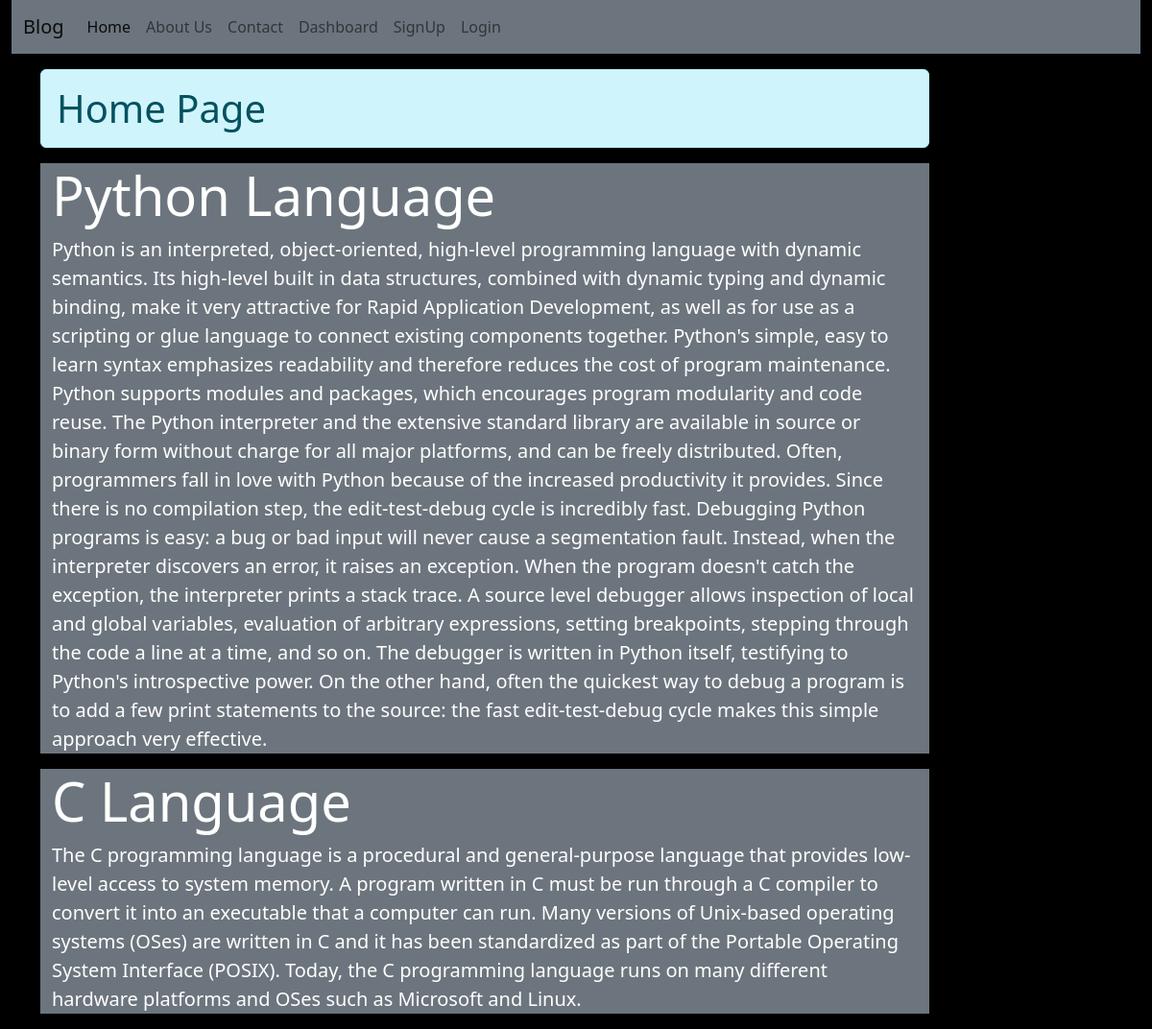
The page / on the database its author committed.
### blog/models.py (models this page shows)
class Post(models.Model):
    title = models.CharField(max_length=255)
    description = models.TextField()

### blog/views.py (the view)
# urls.py: 2. Add a URL to urlpatterns:  path('', views.home, name='home')
def home(request):
    post_data = Post.objects.all()
    return render(request, 'blog/home.html', {'post_data': post_data})

### blog/templates/blog/home.html
{% extends 'blog/base.html' %}
{% block content %}
<div class="col-sm-10 mt-3">
    <h1 class="alert alert-info">Home Page</h1>
    {% for post in post_data %}
    <div class="container bg-secondary">
        <h2 class="display-4">{{post.title}}</h2>
        <p class="lead">{{post.description}}</p>
    </div>
    {% endfor %}
</div>
{% endblock content%}

### blog/static/blog/css/style.css (style rules this page uses)
* { margin: 0; padding: 0; }

### rows shown on the page
Post: title "Python Language", description "Python is an interpreted, object-oriented, high-level programming language with dynamic semantics. Its high-level built in data structures, combined with dynamic typing and dynamic binding, make it very attractive for Rapid Application Development, as well as for use as a scripting or glue language to connect existing components together. Python's simple, easy to learn syntax emphasizes readability and therefore reduces the cost of program maintenance. Python supports modules and packages, which encourages program modularity and code reuse. The Python interpreter and the extensive standard library are available in source or binary form without charge for all major platforms, and can be…"
Post: title "C Language", description "The C programming language is a procedural and general-purpose language that provides low-level access to system memory. A program written in C must be run through a C compiler to convert it into an executable that a computer can run. Many versions of Unix-based operating systems (OSes) are written in C and it has been standardized as part of the Portable Operating System Interface (POSIX). Today, the C programming language runs on many different hardware platforms and OSes such as Microsoft and Linux."
